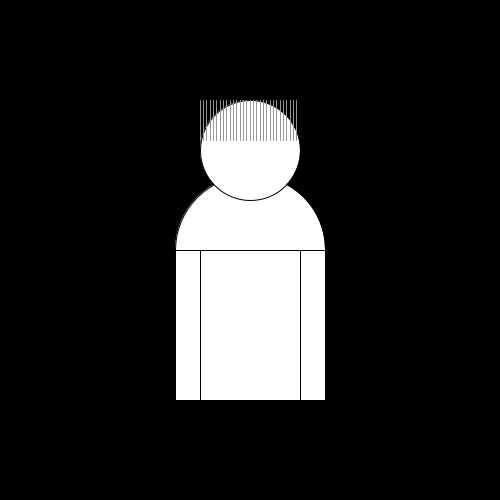
Frame 1 (no input)
Frame 60 (the mouse pressed at the canvas centre just before this capture): identical to frame 1, image omitted
Frame 120 (the mouse held since frame 60 and released just before this capture): identical to frame 1, image omitted

The Processing sketch that drew this single still picture (run headless with seeded random() and noise(); from frame 60 on, the mouse is pressed at the canvas centre):

// Processing sketch: Portrait_08_loop
// ── Portrait_08_loop.pde
/* 
*  Portrait 08 Loop
*  Loopen mit for(…){}
*
*  HKB 16 Parametric Design, MR
*/

int dicke=100;
int mitteX;
int mitteY;
int anzahlHaare=30;

// Setup Funktion, wird einmal aufgerufen
void setup(){ 
   size(500,500);
   mitteX=width/2;
   mitteY=height/2;  
    
}


// Draw Funktion, wird geloopt
void draw(){

  background(0);
  stroke(0);
  arc(mitteX, 250, dicke*1.5, 150, -PI, 0, OPEN);
  ellipse(mitteX,mitteY-100,100,100);
  rect(mitteX-dicke/2,mitteY,dicke,150);
  rect(mitteX-dicke*3/4,mitteY,dicke/4,150);
  rect(mitteX+dicke/2,mitteY,dicke/4,150);
  
  stroke(150);
  for(int i=0;i<anzahlHaare;i++){ 
    float startx=mitteX-dicke/2;
    float abstand=dicke/float(anzahlHaare); // ! Division durch Floatingpoint != Division durch Integer
    float xpos=startx+i*abstand;
    line(xpos, 100,xpos,140);    
  }
}
